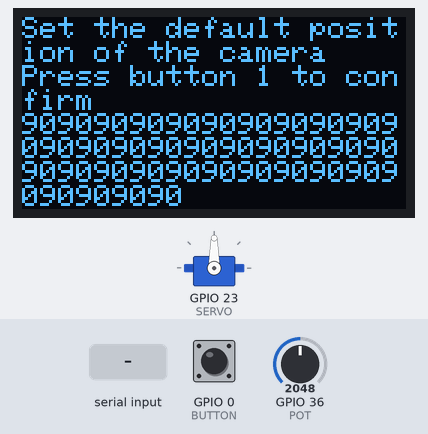
Recording of a sketch running on a simulated ESP32. On the bench: servo, 128×64 one-colour display. The inputs (shaded band) are chosen by the test bench; at power-on: GPIO 0 (BUTTON) HIGH, GPIO 36 (POT) = 2048.

Above: at 1.06 s.
1.3 s: GPIO 0 (BUTTON) pulled LOW for 0.15 s
At 2.5 s:
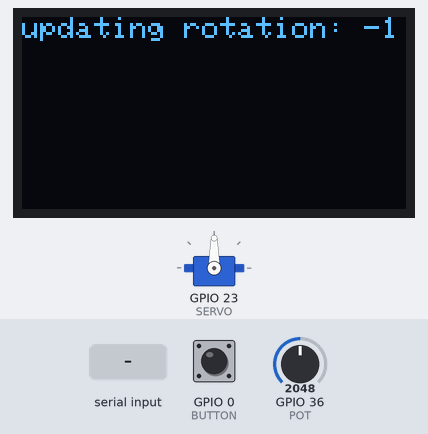
4.4 s: "r" received over Serial
At 6.3 s:
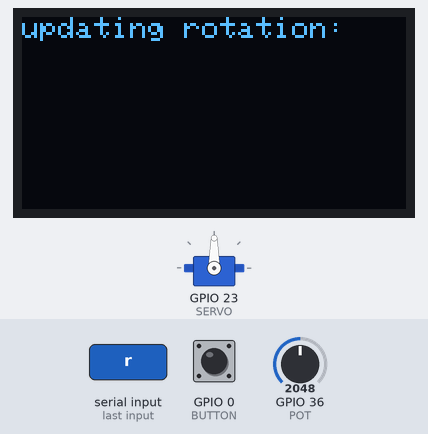
Timing chart, 0 to 7.8 s (numbered marks = the images above; inputs shaded):
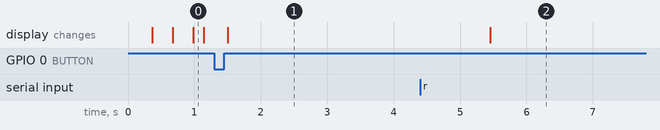

The sketch:

servo_controller.ino
```cpp
#include <ESP32Servo.h>
#include <Wire.h>
#include <Adafruit_SSD1306.h>
Adafruit_SSD1306 display(128, 64);

#define SERVO 23
#define PIN 25
#define POT A0
#define BUTTON 0
#define BUF_SIZE 1
#define ROTATION_DELAY 50
#define DELTA_TOLERANCE 10

// const byte RESET[4] = {' ', 'R', 'S', 'T'};

void print(String s) {
    display.clearDisplay();
    display.setCursor(0, 0);
    display.print(s);
    display.display();
}

void print(int s) {
    // display.clearDisplay();
    // display.setCursor(0, 0);
    display.print(s);
    display.display();
}

Servo servo;
int pot_input() {
    int input = analogRead(POT);
    double maxInput = 4095.0;

    int color = 0x0000FF;

    int rotation = 180 - (int)((input / maxInput) * 180);
    return rotation;
}

int setRotation(int position) {
    servo.write(position);
}

int pushTime = 0;
bool buttonPushed = true;
bool checkButtonPushed(int button) {
    // check if button pushed
    int curTime = millis();
    int val = digitalRead(button);
    if(val == HIGH) {
        pushTime = curTime + 50; // 50ms for button debouncing
        buttonPushed = true;
    } else if (val == LOW && curTime >= pushTime && buttonPushed) {
        buttonPushed = false;
    }

    return !buttonPushed;
}

byte* getSerialInput() {
// print("s");
    byte header[4];
    uint8_t *readBuf = display.getBuffer();
// print("h");
    if(Serial.available()) {
// print("d");
        Serial.readBytes(header, 4);
// print("f");
        byte i;
        for(i=0;i<4;i++) {
            if(header[i]!=i+61) break;  // verify frame header, should be 61,62,63,64
        }
// print("j");
        if(i==4) {  // valid frame header received
            Serial.readBytes(readBuf, BUF_SIZE); // read entire data
// print("v");
            return readBuf;
        } else {
// print("i");
            return NULL;
        }
// print("header valid");
    } else {
// print("q");
        return NULL;
    }
}

int defaultPosition = 0;
int calculateRotation(uint8_t *inputBuf) {
// print("C");
    int rotation;
    if(inputBuf == NULL){
// print("n");
        rotation = 0;
    } else if((char)*inputBuf == 'r') {
        // reset message
// print("r");
        return defaultPosition;
    } else if ((char)*inputBuf == 'R'){
        rotation = 1;
// print("R");
    } else if ((char)*inputBuf == 'L'){
        rotation = -1;
// print("L");
    } else if ((char)*inputBuf == 'N'){
        rotation = 0;
// print("N");
    }
    return (int) servo.read() + rotation;
}

void setup() {
    // init serial connection
    Serial.begin(115200);
    // init button
    pinMode(BUTTON, INPUT_PULLUP);
    // init servo
    servo.attach(SERVO);
    // init OLED display
    display.begin(SSD1306_SWITCHCAPVCC, 0x3C);
    display.setTextSize(1);
    display.setTextColor(WHITE);
    display.clearDisplay();
    display.setCursor(0, 0);
    display.println("Set the default position of the camera");
    display.println("Press button 1 to confirm");
    display.display();
}
int i = 0;
bool defaultPosSet = false;
int target_angle = 0;
int prev_rotate_time = 0;
void loop() {
    // setRotation(pot_input());
    int cur_rotate_time = millis();
    int rotation = -1;
    if(!defaultPosSet) {
        rotation = pot_input();
        if(checkButtonPushed(BUTTON)) {
            defaultPosSet = true;
            defaultPosition = pot_input();
            display.clearDisplay();
            display.setCursor(0, 0);
            display.println("Position set!");
            display.display();
        }
    } else {
        target_angle = calculateRotation(getSerialInput());
// print("M");
print("updating rotation: ");
    }
// print(".");

print(rotation);
    if(rotation != -1) {
        setRotation(rotation);
    } else if(cur_rotate_time > (prev_rotate_time + ROTATION_DELAY)) {
        int curAngle = servo.read();
        if(target_angle > curAngle) {
            setRotation(curAngle + 1);
        } else if (target_angle < curAngle) {
            setRotation(curAngle - 1);
        }
        prev_rotate_time = cur_rotate_time;
    }
}
```

Measured:
- after the input at 1.3 s, the display: changes after 0.20 s (image 1)
